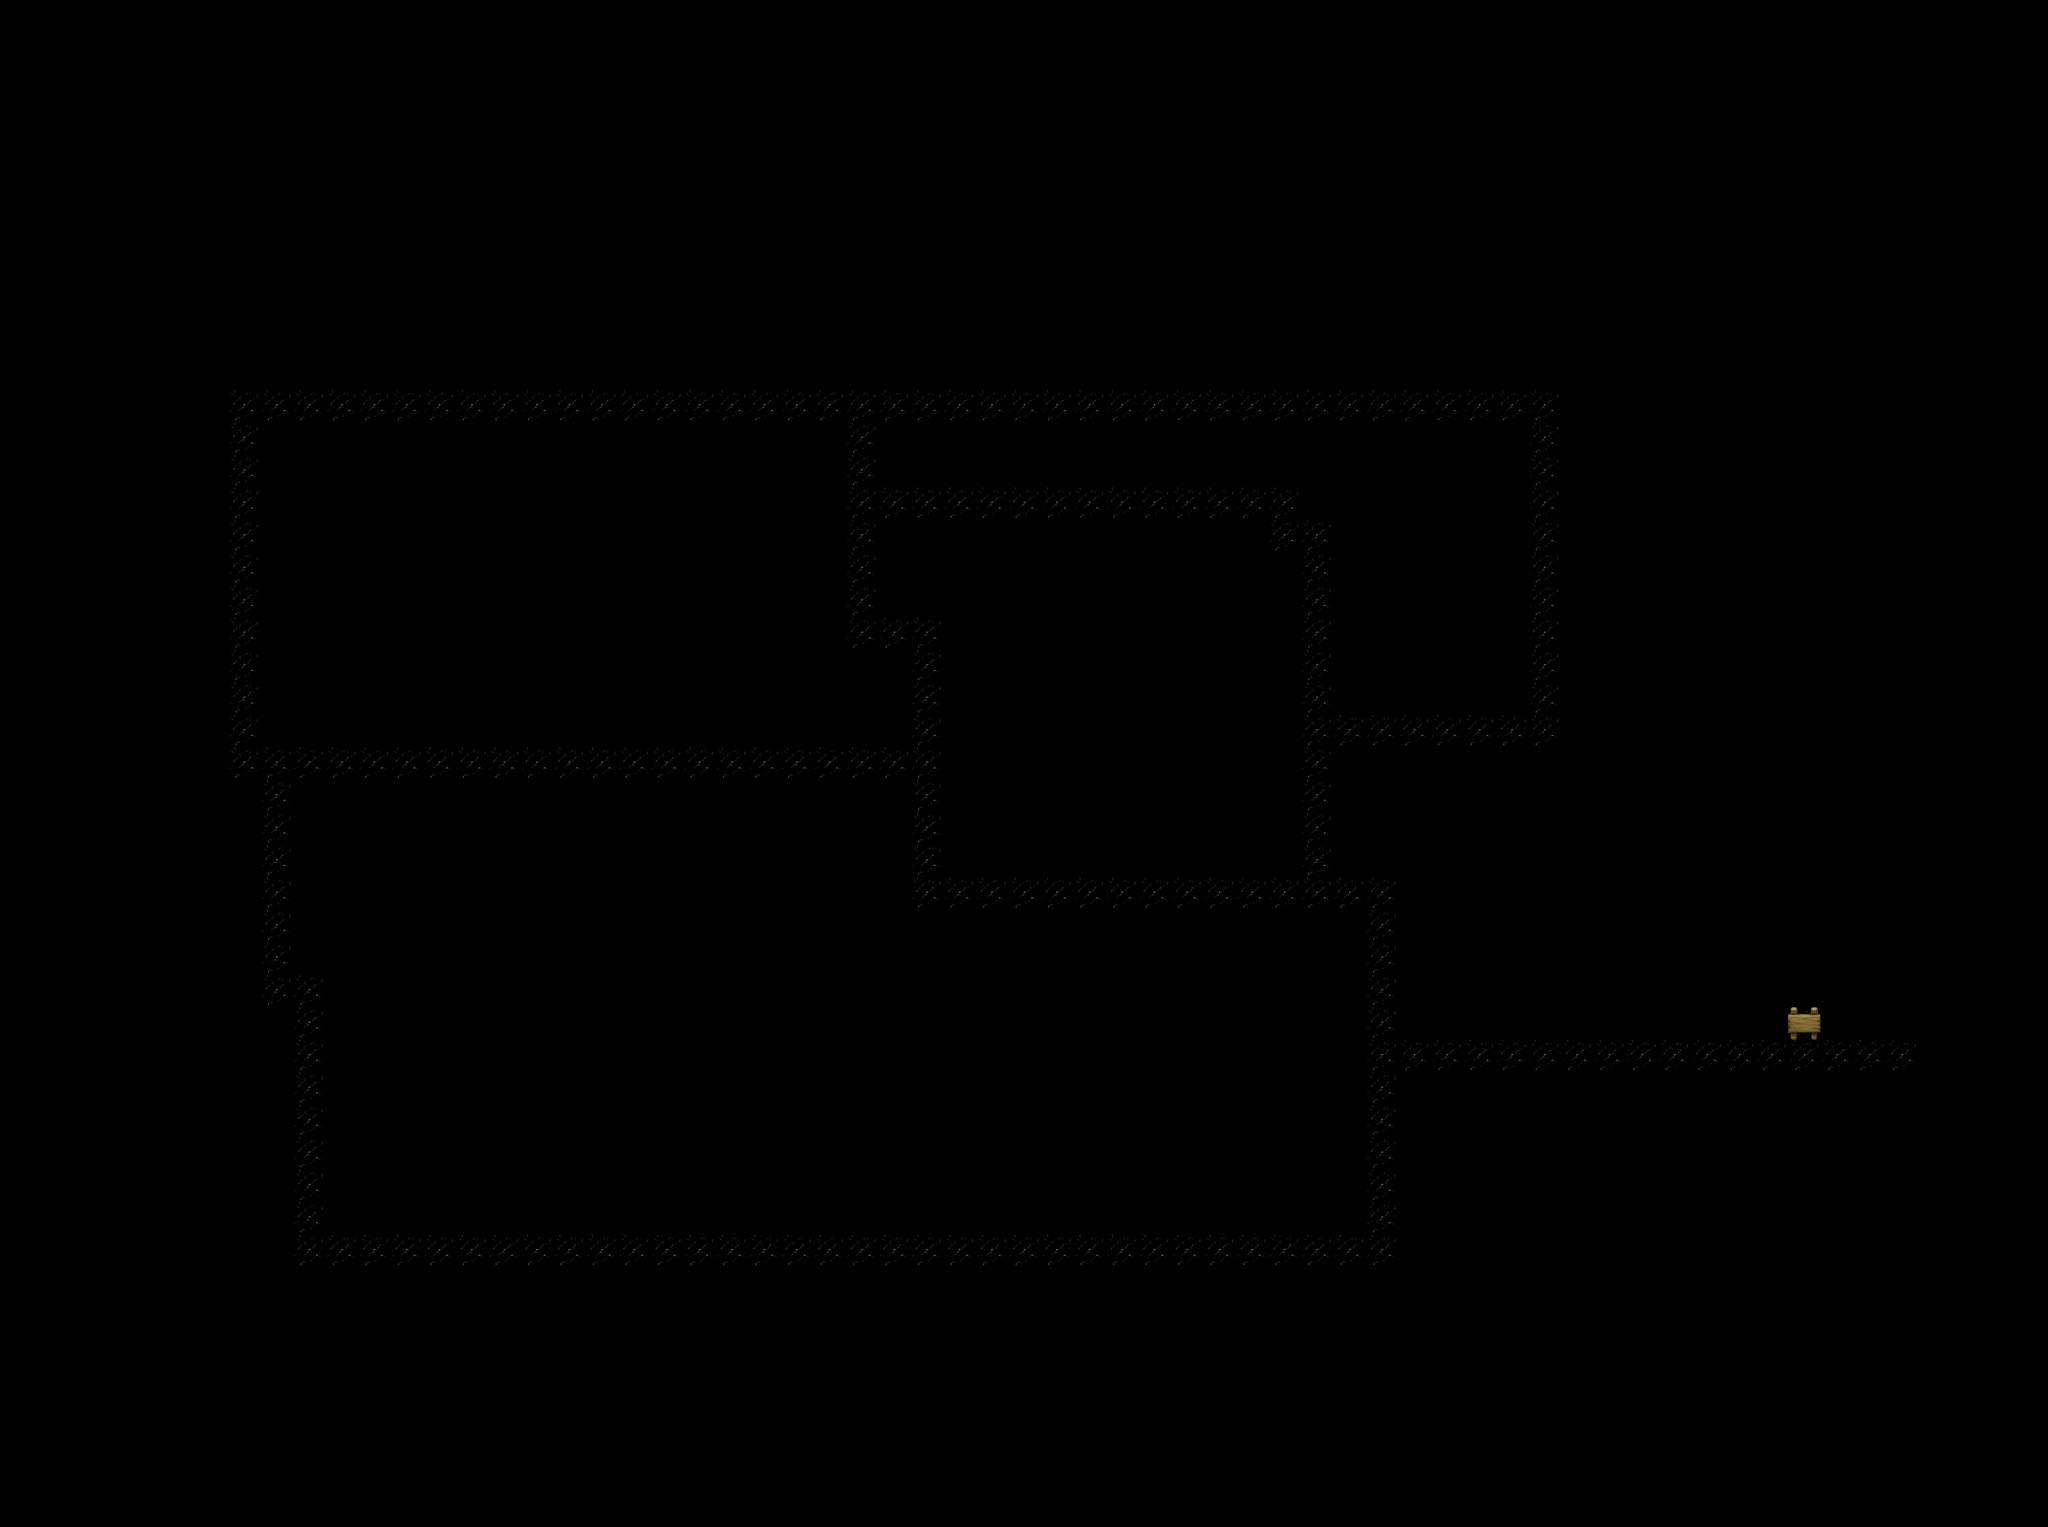

Tiled map render using the project's own tile images. Description and the map definition, with tile-layer contents summarised, below:
An orthogonal 63x47 tile map with 64x64 px tiles, 1 tile layer (Objects), 7 hidden layers not drawn, 2 tilesets, 1 image layer.

<map version="1.10" tiledversion="1.10.2" orientation="orthogonal" renderorder="right-down" width="63" height="47" tilewidth="64" tileheight="64" infinite="0" nextlayerid="11" nextobjectid="1">
 <editorsettings>
  <export target="../Map/map03/map.csv" format="csv" />
 </editorsettings>
 <tileset firstgid="1" source="tsx/objects.tsx" />
 <tileset firstgid="49" source="tsx/index.tsx" />
 <imagelayer id="2" name="background">
  <image source="../Graphics/tilemap/ground03.png" width="4096" height="3072" />
 </imagelayer>
 <layer id="1" name="Objects" width="63" height="47">
  <data>[2961 cells, 423 non-empty, 2 distinct tile ids]</data>
 </layer>
 <layer id="3" name="Details" width="63" height="47" visible="0">
  <data>[2961 cells, 0 non-empty, 0 distinct tile ids]</data>
 </layer>
 <layer id="9" name="AnimationBlockObjects" width="63" height="47" visible="0">
  <data>[2961 cells, 0 non-empty, 0 distinct tile ids]</data>
 </layer>
 <layer id="10" name="AnimationBlockDetails" width="63" height="47" visible="0">
  <data>[2961 cells, 0 non-empty, 0 distinct tile ids]</data>
 </layer>
 <layer id="4" name="Entities" width="63" height="47" visible="0">
  <data>[2961 cells, 0 non-empty, 0 distinct tile ids]</data>
 </layer>
 <layer id="5" name="Events" width="63" height="47" visible="0">
  <data>[2961 cells, 1 non-empty, 1 distinct tile ids]</data>
 </layer>
 <layer id="6" name="Groundtype" width="63" height="47" visible="0">
  <data>[2961 cells, 220 non-empty, 1 distinct tile ids]</data>
 </layer>
 <layer id="7" name="FloorBlocks" width="63" height="47" visible="0">
  <data>[2961 cells, 0 non-empty, 0 distinct tile ids]</data>
 </layer>
</map>
